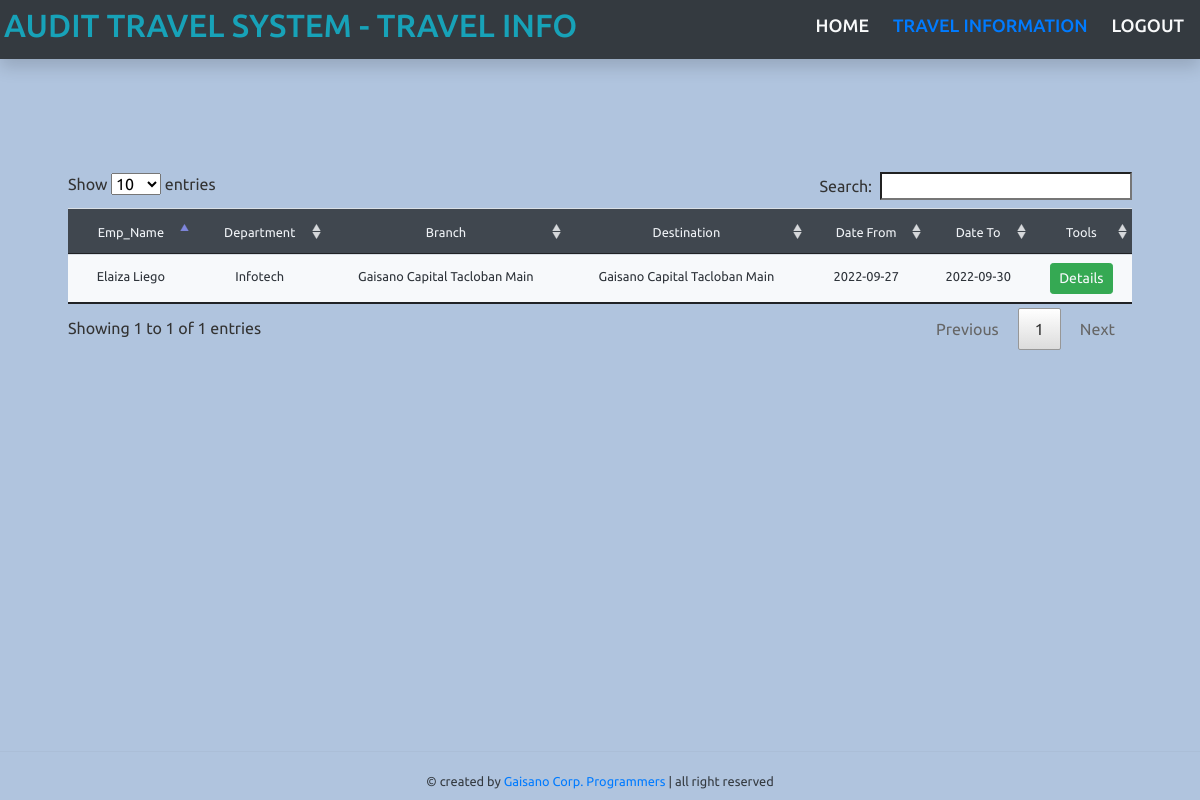
Screenshot of /TF/admin.php (signed in) with the database file from the repository.
### tables this page shows
CREATE TABLE `travel_info` (
  `id` int(11) NOT NULL,
  `branch1` varchar(200) NOT NULL,
  `account_staff` varchar(200) NOT NULL,
  `department` varchar(100) NOT NULL,
  `team_name` varchar(100) NOT NULL,
  `branch2` varchar(200) NOT NULL,
  `branch3` varchar(200) NOT NULL,
  `purpose` varchar(5000) NOT NULL,
  `start_date` date NOT NULL,
  `end_date` date NOT NULL,
  `days_no` int(11) NOT NULL,
  `emp_no` varchar(100) NOT NULL,
  `from_to` varchar(255) NOT NULL,
  `particular` varchar(30) NOT NULL,
  `amount_liquidate` int(11) NOT NULL,
  `total_liquidate` int(11) NOT NULL,
  `bracket` varchar(50) DEFAULT NULL,
  `employee_no` varchar(20) DEFAULT NULL,
  `no_of_days` int(11) DEFAULT NULL,
  `amount` int(11) DEFAULT NULL,
  `total` int(11) DEFAULT NULL,
  `request_by` varchar(50) NOT NULL,
  `review_by` varchar(50) NOT NULL,
  `approve_by` varchar(50) NOT NULL,
  `receive_by` varchar(50) NOT NULL,
  `user` varchar(30) NOT NULL,
  `status` varchar(30) NOT NULL,
  `num_row` int(11) NOT NULL
);

CREATE TABLE `users` (
  `user_name` varchar(30) NOT NULL,
  `firstname` varchar(100) NOT NULL,
  `lastname` varchar(100) NOT NULL,
  `branch` varchar(255) NOT NULL,
  `department1` varchar(100) NOT NULL,
  `password` varchar(100) NOT NULL,
  `role` varchar(30) NOT NULL,
  `stats` varchar(30) NOT NULL
);

### TF/admin.php (the view, shortened to what this page needs)
<!DOCTYPE html>
<html lang="en">
<head>
    <link rel="stylesheet" href="../fontawesome/css/all.min.css">
  <link href="../bootstrap/dist/css/bootstrap.min.css" rel="stylesheet">
  <link rel="stylesheet" type="text/css" href="../DataTables/datatables.min.css">
  <link rel="stylesheet" href="DataTables/datatables.min.css">
    <link rel="stylesheet" href="../style/style.css">
	<link rel="stylesheet" href="../bootstrap-4.3.1-dist/css/bootstrap.min.css">
</head>
<body>
<nav class = "p-1 bg-dark fixed shadow">
    <div class="nav-content ">
      <div class="logo">
        <b><h2 class = "text-info">AUDIT TRAVEL SYSTEM - TRAVEL INFO</h2></b>
      </div>
      <ul class="nav-links mt-2 ">
      <li><a href="../TF/dashboard.php" class = "link-info text-light ">HOME</a></li>
        <li><a href="../TF/admin.php" class = "link-primary text-primary">TRAVEL INFORMATION </a></li>
        <li><a href="../functions/logout.php" class = "link-info text-light ">LOGOUT</a></li>
      </ul>
    </div>
  </nav>
<div class = "p-5 mt-5" id="admin_load">
   <div class = "card-body" >
   <table class="table m-auto" id ="mydatatable" style = "background-color: #b0c4de;" style = "width: 87%;">
    <thead class = "bg-dark text-light text-center">
  <tr>
    <th><small>Emp_Name</th>
    <th><small>Department</th>
    <th><small>Branch</th>
    <th><small>Destination</th>
    <th><small>Date From</th>
    <th><small>Date To</th>
    <th><small>Tools</th>
  </tr>
</thead>
<tbody >
<?php
include_once '../functions/connect.php';
$sql = "select t.id,t.emp_no, u.firstname, u.lastname, t.branch1, t.branch2, t.purpose, t.from_to, t.department, t.start_date, t.end_date, t.days_no, t.status from travel_info as t INNER JOIN users as u ON t.user = u.user_name WHERE status = 'Pending' and num_row = '1' ORDER BY id DESC";
$result = mysqli_query($con, $sql);
while($row = mysqli_fetch_assoc($result)){
    ?>
<tr class = "text-center">
          <td><small><?php echo $row['firstname'] ?> <?php echo $row['lastname'] ?></td>
          <td><small><?php echo $row['department'] ?></td>
          <td><small><?php echo $row['branch1'] ?></td>
          <td><small><?php echo $row['branch2'] ?></td>
          <td><small><?php echo $row['start_date']?></td>
           <td><small><?php echo $row['end_date']?></td>
          <td>
          <a href="../TF/audit_home2.php?id=<?php echo $row['id'] ?>" class = "btn btn-success btn-sm" >Details</a>
          </td>
        </tr>
<?php
}
?>
</tbody>
</table>
</div>
   </div>
  <?php include "../includes/script.php"; ?>
</body>
<footer>
    <div class="bottom-details pb-2">
      <div class="bottom_text text-center">
        <hr>
        <small class ="text-dark justify-content-center">© created by <span class= "text-primary">Gaisano Corp. Programmers</span>  | all right reserved</small>
      </div>
    </div>
</footer>
</html>

### style/style.css (style rules this page uses)
* { margin: 0; padding: 0; box-sizing: border-box; text-decoration: none; font-family: 'Ubuntu', sans-serif; }
nav { position: fixed; top: 0; left: 0; width: 100%; padding: 20px; transition: all 0.4s ease; }
nav .nav-content { height: 100%; max-width: 1200px; margin: auto; display: flex; align-items: center; justify-content: space-between; }
.nav-content .nav-links { display: flex; }
.nav-content .nav-links li { list-style: none; margin: 0 8px; }
.nav-links li a { text-decoration: none; color: #0E2431; font-size: 18px; font-weight: 500; padding: 10px 4px; transition: all 0.3s ease; }
h2 { font-size: 30px; margin-bottom: 6px; color: #4070f4; }

### TF/admin.php (style rules this page uses)
table { opacity: 0.9; }
footer { position: fixed; width: 100%; bottom: 0; left: 0; }
body { background-color: #b0c4de; }
.fixed { z-index:1; }

### rows the page displays
travel_info: users.firstname "Elaiza", users.lastname "Liego", department "Infotech", branch1 "Gaisano Capital Tacloban Main", branch2 "Gaisano Capital Tacloban Main", start_date "2022-09-27", end_date "2022-09-30"
